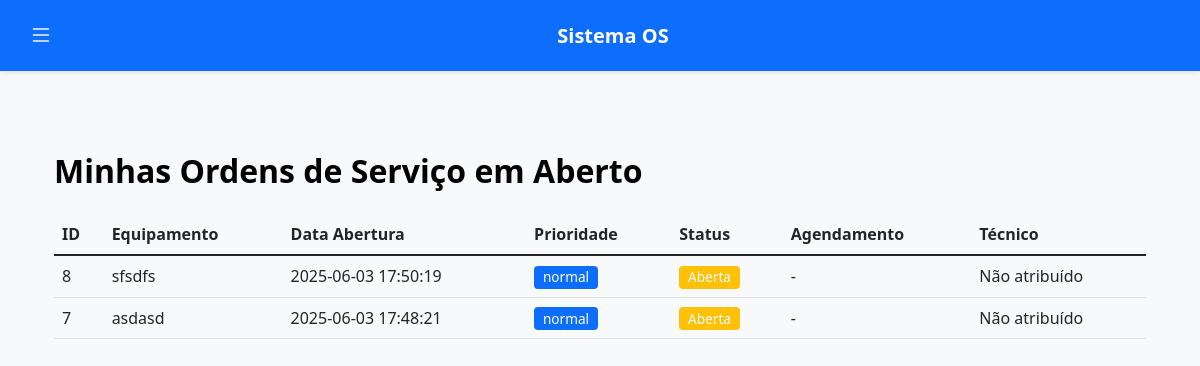
The page /solicitante/minhas_os (signed in) on the database as committed earlier.
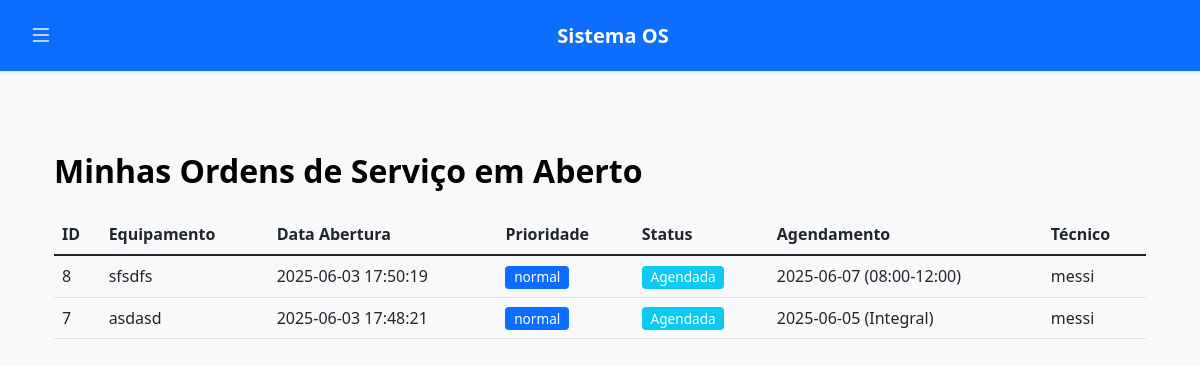
The same page on the database as committed later.
### tables this page shows
CREATE TABLE ordens_servico (
            id INTEGER PRIMARY KEY AUTOINCREMENT,
            data TEXT NOT NULL DEFAULT CURRENT_TIMESTAMP, -- Data de abertura da OS
            equipamento TEXT NOT NULL,
            problema TEXT NOT NULL,
            prioridade TEXT NOT NULL CHECK(prioridade IN ('baixa', 'normal', 'alta', 'urgente')),
            status TEXT NOT NULL CHECK(status IN ('Aberta', 'Agendada', 'Em andamento', 'Pausada', 'Concluída', 'Cancelada')) DEFAULT 'Aberta',
            solucao TEXT,
            tempo_reparo REAL, -- Em minutos ou horas, a ser calculado
            inicio TEXT,      -- Data/Hora de início do trabalho (pode ser manual ou automático)
            fim TEXT,         -- Data/Hora de conclusão do trabalho (AGORA SERÁ MANUAL)
            solicitante_id INTEGER NOT NULL,
            tecnico_id INTEGER, -- Pode representar o técnico principal ou o que iniciou
            local TEXT,
            setor TEXT,
            data_agendamento TEXT,
            horario_agendamento TEXT,
            FOREIGN KEY (solicitante_id) REFERENCES usuarios (id),
            FOREIGN KEY (tecnico_id) REFERENCES usuarios (id)
        );

CREATE TABLE usuarios (
            id INTEGER PRIMARY KEY AUTOINCREMENT,
            usuario TEXT NOT NULL UNIQUE,
            senha TEXT NOT NULL,
            tipo TEXT NOT NULL CHECK(tipo IN ('solicitante', 'manutencao', 'admin', 'master-admin')),
            nome TEXT NOT NULL,
            email TEXT UNIQUE,
            especialidade TEXT CHECK(especialidade IS NULL OR especialidade IN ('eletricista', 'mecanico')), -- Nova coluna
            ativo BOOLEAN DEFAULT 1,
            data_criacao TEXT DEFAULT CURRENT_TIMESTAMP
        );

### app.py (the view)
@app.route('/solicitante/minhas_os')
def minhas_os():
    if session.get('tipo') != 'solicitante':
        return redirect(url_for('login'))
    conn = get_db()
    cursor = conn.cursor()
    cursor.execute("SELECT id FROM usuarios WHERE usuario = ?", (session['usuario'],))
    user = cursor.fetchone()
    cursor.execute("""
        SELECT os.*, u.nome as tecnico_nome
        FROM ordens_servico os
        LEFT JOIN usuarios u ON os.tecnico_id = u.id
        WHERE os.solicitante_id = ? AND os.status != 'Concluída'
        ORDER BY os.data DESC
    """, (user['id'],))
    os_abertas = cursor.fetchall()
    conn.close()
    return render_template('solicitante/minhas_os.html', os_abertas=os_abertas)

### app.py (called while the page is built)
def get_db():
    if 'db' not in g:
        g.db = sqlite3.connect('db/os.db')
        g.db.row_factory = sqlite3.Row
        g.db.execute("PRAGMA journal_mode=WAL")
        g.db.execute("PRAGMA busy_timeout=5000")
    return g.db

### templates/solicitante/minhas_os.html (shortened to what this page needs)
{% extends "base.html" %}
{% block content %}
<div class="container">
    <h2 class="my-4">Minhas Ordens de Serviço em Aberto</h2>
    <div class="table-responsive">
        <table class="table table-hover">
            <thead>
                <tr>
                    <th>ID</th>
                    <th>Equipamento</th>
                    <th>Data Abertura</th>
                    <th>Prioridade</th>
                    <th>Status</th>
                    <th>Agendamento</th>
                    <th>Técnico</th>
                </tr>
            </thead>
            <tbody>
                {% for os in os_abertas %}
                <tr>
                    <td>{{ os.id }}</td>
                    <td>{{ os.equipamento }}</td>
                    <td>{{ os.data }}</td>
                    <td>
                        <span class="badge bg-{% if os.prioridade == 'urgente' %}danger{% else %}primary{% endif %}">
                            {{ os.prioridade }}
                        </span>
                    </td>
                    <td>
                        <span class="badge bg-{% if os.status == 'Aberta' %}warning{% else %}info{% endif %}">
                            {{ os.status }}
                        </span>
                    </td>
                    <td>
                        {% if os.data_agendamento %}
                            {{ os.data_agendamento }} ({{ os.horario_agendamento }})
                        {% else %}
                            -
                        {% endif %}
                    </td>
                    <td>
                        {% if os.tecnico_nome %}
                            {{ os.tecnico_nome }}
                        {% else %}
                            Não atribuído
                        {% endif %}
                    </td>
                </tr>
                {% else %}
                <tr>
                    <td colspan="7" class="text-center">Nenhuma ordem de serviço em aberto</td>
                </tr>
                {% endfor %}
            </tbody>
        </table>
    </div>
</div>
{% endblock %}

### templates/base.html (shortened to what this page needs)
<!DOCTYPE html>
<html lang="pt-br" data-bs-theme="light"> <head>
    <link href="https://cdn.jsdelivr.net/npm/bootstrap@5.1.3/dist/css/bootstrap.min.css" rel="stylesheet">
    <link rel="stylesheet" href="https://cdn.jsdelivr.net/npm/bootstrap-icons@1.10.5/font/bootstrap-icons.css">
    <link rel="stylesheet" href="{{ url_for('static', filename='style.css') }}">
</head>
<body>
    <nav class="navbar navbar-dark bg-primary fixed-top shadow-sm">
        <div class="container-fluid">
            <button class="btn btn-primary" type="button" data-bs-toggle="offcanvas" data-bs-target="#sidebarMenu" aria-controls="sidebarMenu" aria-label="Toggle navigation">
                <i class="bi bi-list" style="font-size: 1.5rem;"></i>
            </button>
            <a class="navbar-brand mx-auto" href="{{ url_for('index') }}">Sistema OS</a>
        </div>
    </nav>
    <main class="container mt-4">
        {% block content %}{% endblock %}
    </main>
</body>
</html>

### static/style.css (style rules this page uses)
:root { --bs-body-bg-light: #f8f9fa; --bs-body-color-light: #212529; --bs-emphasis-color-light: #000; --card-bg-light: #ffffff; --card-border-color-light: rgba(0, 0, 0, 0.125); --card-header-bg-light: #f8f9fa; --card-header-color-light: #212529; --navbar-bg-light: #0d6efd; --navbar-color-light: rgba(255, 255, 255, 0.75); --navbar-brand-color-light: #ffffff; --navbar-hover-color-light: #ffffff; --offcanvas-bg-light: #f8f9fa; --offcanvas-color-light: #212529; --offcanvas-link-hover-bg-light: #e9ecef; --offcanvas-link-hover-color-light: #0d6efd; --table-header-bg-light: #f8f9fa; --table-header-color-light: #212529; --form-control-focus-border-light: #86b7fe; --form-control-focus-shadow-light: rgba(13, 110, 253, 0.25); --link-color-light: #0d6efd; --link-hover-color-light: #0a58ca; }
body { background-color: var(--bs-body-bg-light); color: var(--bs-body-color-light); padding-top: 56px; }
.navbar { box-shadow: 0 2px 4px rgba(0,0,0,.1); }
.navbar.bg-primary { background-color: var(--navbar-bg-light) !important; }
.navbar-brand { font-weight: 600; color: var(--navbar-brand-color-light) !important; }
.navbar .btn-primary { background-color: transparent !important; border-color: transparent !important; color: var(--navbar-brand-color-light) !important; }
.table th { font-weight: 600; }
.table thead th { position: sticky; top: 0; background-color: var(--table-header-bg-light); color: var(--table-header-color-light); z-index: 10; }
.badge { font-weight: 500; padding: 0.35em 0.65em; font-size: 0.85em; }
.btn { font-weight: 500; padding: 0.5rem 1rem; }
.btn i, .btn .bi { margin-right: 0.5rem; vertical-align: text-bottom; }
a { color: var(--link-color-light); text-decoration: none; }
h1, h2, h3, h4, h5, h6 { color: var(--bs-emphasis-color-light); font-weight: 600; }
.container { padding-top: 1.5rem; padding-bottom: 2rem; }

### templates/base.html (style rules this page uses)
body { padding-top: 56px; }

Rows that differ between the two databases and show on the page:
changed ordens_servico "sfsdfs": status "Aberta" → "Agendada"; data_agendamento (not shown) → "2025-06-07"; horario_agendamento (not shown) → "08:00-12:00"; tecnico_nome (not shown) → "messi"; no longer shows "- Não atribuído"
changed ordens_servico "asdasd": status "Aberta" → "Agendada"; data_agendamento (not shown) → "2025-06-05"; horario_agendamento (not shown) → "Integral"; tecnico_nome (not shown) → "messi"; no longer shows "- Não atribuído"
